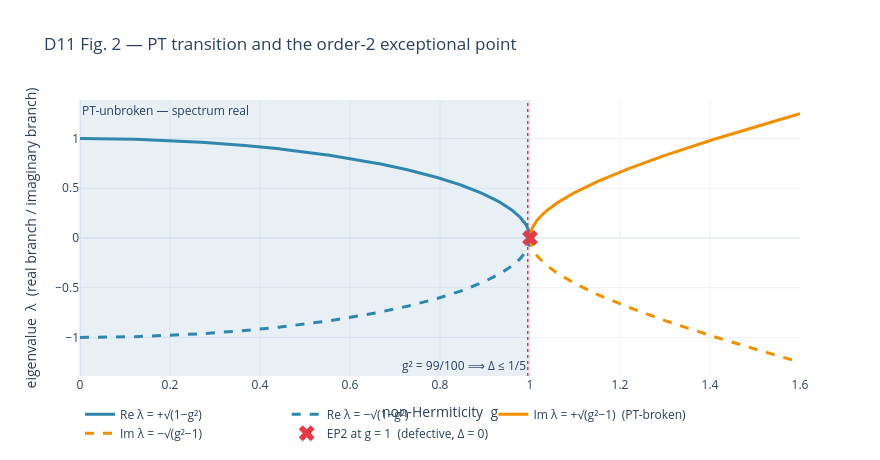

Here is the notebook cell this chart was saved with:
### Code cell
# viz-ref: fig_d11_pt_exceptional_point
V.fig_d11_pt_exceptional_point().show()

### Figure 1 — Plotly figure (JSON) as saved in the notebook; plotly's stock layout.template omitted (floating-point values rounded to 4 significant figures; data arrays with more than 128 entries replaced by an {"elided": "..."} marker saying what was removed)
{"data": [{"line": {"color": "#2E86AB", "width": 3}, "mode": "lines", "name": "Re λ = +√(1−g²)", "type": "scatter", "x": {"elided": "500 float values"}, "y": {"elided": "500 float values"}}, {"line": {"color": "#2E86AB", "dash": "dash", "width": 3}, "mode": "lines", "name": "Re λ = −√(1−g²)", "type": "scatter", "x": {"elided": "500 float values"}, "y": {"elided": "500 float values"}}, {"line": {"color": "#F18F01", "width": 3}, "mode": "lines", "name": "Im λ = +√(g²−1)  (PT-broken)", "type": "scatter", "x": {"elided": "300 float values"}, "y": {"elided": "300 float values"}}, {"line": {"color": "#F18F01", "dash": "dash", "width": 3}, "mode": "lines", "name": "Im λ = −√(g²−1)", "type": "scatter", "x": {"elided": "300 float values"}, "y": {"elided": "300 float values"}}, {"marker": {"color": "#E63946", "size": 14, "symbol": "x"}, "mode": "markers", "name": "EP2 at g = 1  (defective, Δ = 0)", "type": "scatter", "x": [1.0], "y": [0.0]}], "layout": {"annotations": [{"showarrow": false, "text": "PT-unbroken — spectrum real", "x": 0.0, "xanchor": "left", "xref": "x", "y": 1, "yanchor": "top", "yref": "y domain"}, {"showarrow": false, "text": "g² = 99/100 ⟹ Δ ≤ 1/5", "x": 0.995, "xanchor": "right", "xref": "x", "y": 0, "yanchor": "bottom", "yref": "y domain"}], "height": 460, "legend": {"orientation": "h", "x": 0.0, "y": -0.26, "yanchor": "bottom"}, "shapes": [{"fillcolor": "rgba(70, 130, 180, 0.12)", "line": {"width": 0}, "type": "rect", "x0": 0.0, "x1": 1.0, "xref": "x", "y0": 0, "y1": 1, "yref": "y domain"}, {"line": {"color": "#E63946", "dash": "dot", "width": 1.5}, "type": "line", "x0": 0.995, "x1": 0.995, "xref": "x", "y0": 0, "y1": 1, "yref": "y domain"}], "title": {"text": "D11 Fig. 2 — PT transition and the order-2 exceptional point"}, "width": 880, "xaxis": {"title": {"text": "non-Hermiticity  g"}}, "yaxis": {"title": {"text": "eigenvalue  λ  (real branch / imaginary branch)"}}}}
